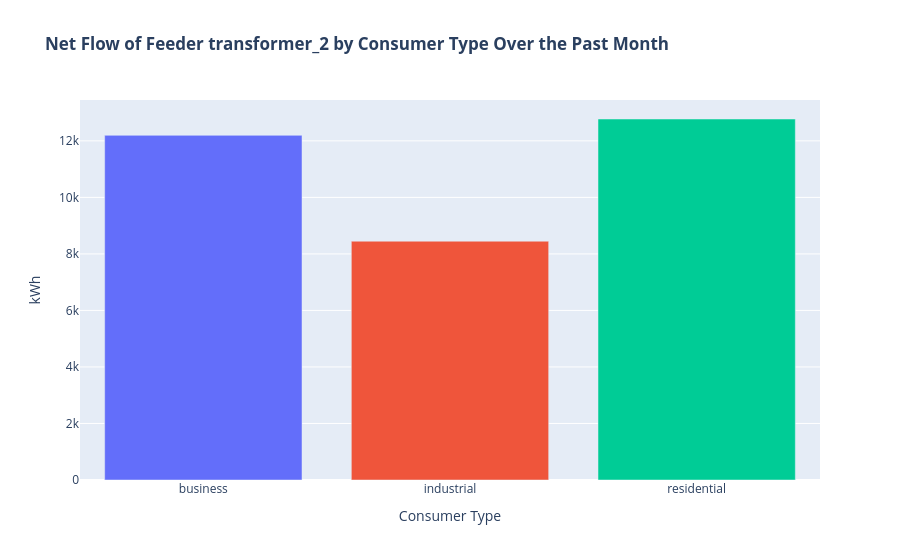

Notebook source saved alongside this figure:
### Code cell
# Plot the results.
net_flow_bar(
    df_past_month,
    title="<b>Net Flow of Feeder {} by Consumer Type Over the Past Month<b>".format(
        grid_element_id
    ),
)

### Figure 1 — Plotly figure (JSON) as saved in the notebook; plotly's stock layout.template omitted (floating-point values rounded to 4 significant figures)
{"data": [{"hovertemplate": "Consumer Type=%{x}<br>kWh=%{y}<extra></extra>", "legendgroup": "business", "marker": {"color": "#636efa", "pattern": {"shape": ""}}, "name": "business", "orientation": "v", "showlegend": true, "textposition": "auto", "type": "bar", "x": ["business"], "xaxis": "x", "y": [12200.0], "yaxis": "y"}, {"hovertemplate": "Consumer Type=%{x}<br>kWh=%{y}<extra></extra>", "legendgroup": "industrial", "marker": {"color": "#EF553B", "pattern": {"shape": ""}}, "name": "industrial", "orientation": "v", "showlegend": true, "textposition": "auto", "type": "bar", "x": ["industrial"], "xaxis": "x", "y": [8450.0], "yaxis": "y"}, {"hovertemplate": "Consumer Type=%{x}<br>kWh=%{y}<extra></extra>", "legendgroup": "residential", "marker": {"color": "#00cc96", "pattern": {"shape": ""}}, "name": "residential", "orientation": "v", "showlegend": true, "textposition": "auto", "type": "bar", "x": ["residential"], "xaxis": "x", "y": [12770.0], "yaxis": "y"}], "layout": {"barmode": "relative", "legend": {"title": {"text": "Consumer Type"}, "tracegroupgap": 0}, "showlegend": false, "title": {"text": "<b>Net Flow of Feeder transformer_2 by Consumer Type Over the Past Month<b>"}, "xaxis": {"anchor": "y", "categoryarray": ["business", "industrial", "residential"], "categoryorder": "array", "domain": [0.0, 1.0], "title": {"text": "Consumer Type"}}, "yaxis": {"anchor": "x", "domain": [0.0, 1.0], "title": {"text": "kWh"}}}}
